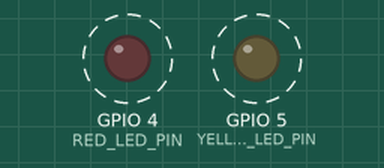
The sketch below on a simulated ESP8266 (NodeMCU). Parts: output pins drawn as LEDs (lit = HIGH). Dashed ring = blinking. WiFi joins after 1.5 s; servers stay silent unless stated; the Firebase database answers and starts empty; what the sketch prints to the serial monitor is not drawn.

Above: at 2.55 s.
Timing chart, 0 to 5.5 s (numbered marks = the images above):
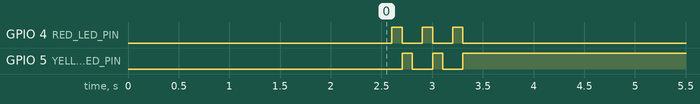

Measured:
- by itself, GPIO 4 (RED_LED_PIN): alternates HIGH for 0.10 s and LOW for 0.20 s, 6 changes in all, then stays LOW
- by itself, GPIO 5 (YELLOW_LED_PIN): alternates HIGH for 0.10 s and LOW for 0.20 s, 5 changes in all, then stays HIGH

The sketch:

changeLedLightFirebaseRTDB.ino
```cpp
// Include ESP8266WiFi.h
#include <ESP8266WiFi.h>

// Include Firebase ESP8266 library (this library)
#include <FirebaseESP8266.h>

#define WIFI_SSID ""
#define WIFI_PASSWORD ""

// Insert Firebase project API Key
#define API_KEY ""

// Insert RTDB URLefine the RTDB URL
#define DATABASE_URL ""

// Define Firebase objects
FirebaseData fbdo;
FirebaseAuth auth;
FirebaseConfig config;

#define FIREBASE_HOST ""
#define FIREBASE_AUTH "c4aGbLMAvlu7Y0pdvE1cqcvnmFMXeKV8BjmZLWqf"

#define RED_LED_PIN   4
#define YELLOW_LED_PIN   5
#define GREEN_LED_PIN 6

// Database absolute paths
String pathRedLedState = "/led/red/light_on";
String pathYellowLedState = "/led/yellow/light_on";
String pathGreenLedState = "/led/green/light_on";


void setup()
{
  Serial.begin(9600);
  initWiFi();
  // Configura pinos como saída
  pinMode(RED_LED_PIN, OUTPUT);
  pinMode(YELLOW_LED_PIN, OUTPUT);

  // Assign the api key (required)
  config.api_key = API_KEY;

  // Assign the RTDB URL (required)
  config.database_url = DATABASE_URL;

   // Initialize the library with the Firebase authen and config
  Firebase.begin(FIREBASE_HOST, FIREBASE_AUTH);

  Firebase.reconnectWiFi(true);

}


bool isRedLedOn = false;
bool isYellowLedOn = false;
bool isGreenLedOn = false;

bool firstTime = true;

void loop()
{
  if (firstTime) {
    lightsInit();
    firstTime = false;
  }

  isRedLedOn = changeLedStateToFirebaseFieldValue( RED_LED_PIN,  pathRedLedState,  isRedLedOn );

  isYellowLedOn = changeLedStateToFirebaseFieldValue( YELLOW_LED_PIN,  pathYellowLedState,  isYellowLedOn);

  isGreenLedOn = changeLedStateToFirebaseFieldValue( GREEN_LED_PIN,  pathGreenLedState,  isGreenLedOn);

}


bool changeLedStateToFirebaseFieldValue ( int ledPin, String firebaseFieldPath, bool previousState)
{

  if ( getDataFromFirebaseField( firebaseFieldPath ) != previousState ) {

    bool isLedOn = getDataFromFirebaseField( firebaseFieldPath );

    switchLed(ledPin, isLedOn );

    return isLedOn;

  }

  return previousState;
}


void switchLed(int ledPin, bool state)
{
  if (state) {
     digitalWrite(ledPin, HIGH);
  } else {
     digitalWrite(ledPin, LOW);
  }
}


bool getDataFromFirebaseField(String path)
{
  bool b = false;

  if (Firebase.getBool(fbdo, path) ) {
    // On successful Read operation, function returns 1
    if (fbdo.dataType() == "boolean") {
      // print read data if it is integer
      b = fbdo.boolData();
      Serial.println(b);
    }

  } else {
    Serial.println(fbdo.errorReason());
  }
  return b;
}


void initWiFi()
{
// Select the same baud rate if you want to see the datas on Serial Monitor
  Serial.println("Serial communication started\n\n");

  WiFi.begin(WIFI_SSID, WIFI_PASSWORD);                                     //try to connect with wifi
  Serial.print("Connecting to ");
  Serial.print(WIFI_SSID);


  while (WiFi.status() != WL_CONNECTED) {
    Serial.print(".");
    delay(500);
  }


  Serial.println();
  Serial.print("Connected to ");
  Serial.println(WIFI_SSID);
  Serial.print("IP Address is : ");
  //print local IP address
  Serial.println(WiFi.localIP());

  delay(1000);

};

void lightsInit(){
  int i = 0;
  for (i ; i < 9; i++) {

    if (i%3 == 1)
    {
      digitalWrite(GREEN_LED_PIN, LOW);
      digitalWrite(YELLOW_LED_PIN, LOW);
      digitalWrite(RED_LED_PIN, HIGH);

    } else if (i%3 == 2) {
      digitalWrite(GREEN_LED_PIN, LOW);
      digitalWrite(YELLOW_LED_PIN, HIGH);
      digitalWrite(RED_LED_PIN, LOW);

    } else {
      digitalWrite(GREEN_LED_PIN, HIGH);
      digitalWrite(RED_LED_PIN, LOW);
      digitalWrite(YELLOW_LED_PIN, LOW);
    }
    delay(100);
  }
}
```
